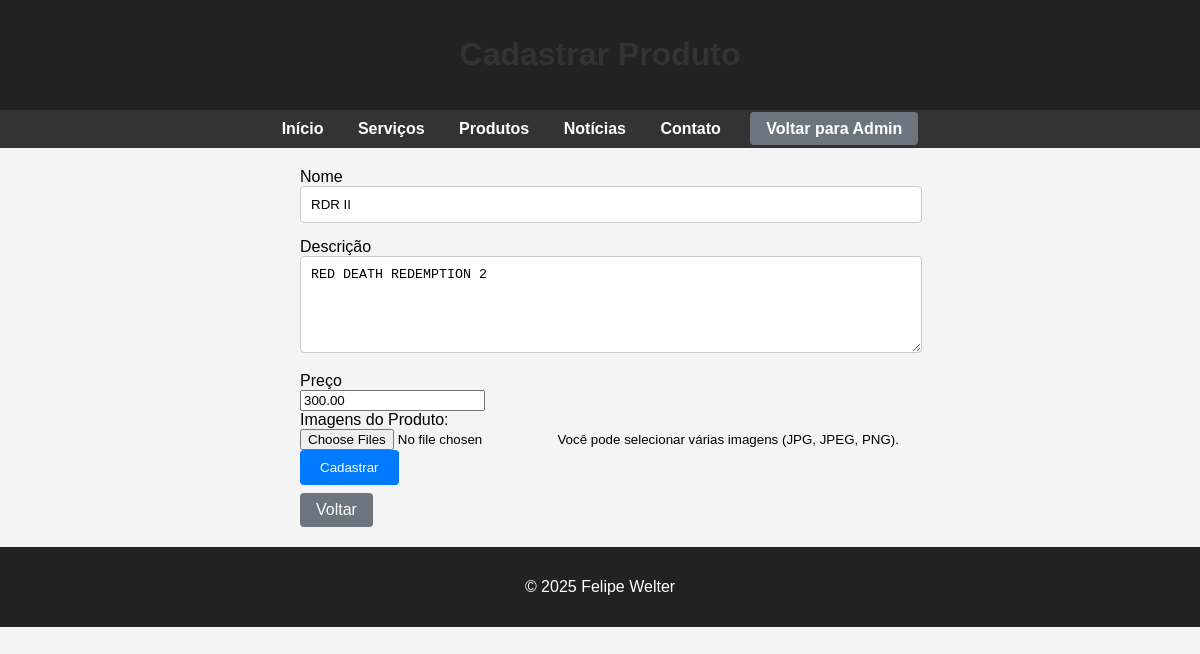
The app's page /edit-product/1 (signed in) with its own data.
### app/models.py (models this page shows)
class Produto(db.Model):
    id = db.Column(db.Integer, primary_key=True)
    nome = db.Column(db.String(100), nullable=False)
    descricao = db.Column(db.Text, nullable=False)
    preco = db.Column(db.Float, nullable=False)
    data_cadastro = db.Column(db.DateTime, default=datetime.utcnow)
    imagens = db.relationship('ImagemProduto', back_populates='produto', cascade='all, delete-orphan')

### app/routes.py (the view, shortened to what this page needs)
@main.route('/edit-product/<int:id>', methods=['GET', 'POST'])
@login_required
def edit_product(id):
    produto = Produto.query.get_or_404(id)
    form = ProdutoForm(obj=produto)
    return render_template('add_product.html', form=form, produto=produto)

### app/forms.py
class ProdutoForm(FlaskForm):
    nome = StringField('Nome', validators=[DataRequired()])
    descricao = TextAreaField('Descrição', validators=[DataRequired()])
    preco = DecimalField('Preço', validators=[DataRequired(), NumberRange(min=0)])
    imagens = MultipleFileField('Imagens', validators=[
        FileAllowed(['jpg', 'jpeg', 'png', 'gif'], 'Apenas arquivos de imagem são permitidos.')
    ])
    submit = SubmitField('Cadastrar')

### app/routes.py (called while the page is built)
def login_required(func):
    from functools import wraps
    @wraps(func)
    def wrapper(*args, **kwargs):
        if 'admin_id' not in session:
            return redirect(url_for('main.login'))
        return func(*args, **kwargs)
    return wrapper

### app/templates/add_product.html (shortened to what this page needs)
<!DOCTYPE html>
<html lang="pt-br">
<head>
</head>
<body>
  <header>
    <h1>Cadastrar Produto</h1>
  </header>
  <nav>
    <a href="{{ url_for('main.home') }}">Início</a>
    <a href="{{ url_for('main.services') }}">Serviços</a>
    <a href="{{ url_for('main.products') }}">Produtos</a>
    <a href="{{ url_for('main.news') }}">Notícias</a>
    <a href="{{ url_for('main.contact') }}">Contato</a>
    <a href="{{ url_for('main.admin') }}" class="btn btn-secondary"
      style="background-color: #6c757d; color: #fff; padding: 8px 16px; border-radius: 4px; text-decoration: none; margin-left: 10px;">Voltar
      para Admin</a>
  </nav>
  <div class="container">
    <form method="POST" enctype="multipart/form-data">
      <div>
        {{ form.nome.label }}<br>
        {{ form.nome(size=40) }}
      </div>
      <div>
        {{ form.descricao.label }}<br>
        {{ form.descricao(rows=5, cols=40) }}
      </div>
      <div>
        {{ form.preco.label }}<br>
        {{ form.preco(step="0.01") }}
      </div>
      <div>
        <label for="imagens">Imagens do Produto:</label><br>
        {{ form.imagens(class_="form-control", multiple=True) }}
        <small>Você pode selecionar várias imagens (JPG, JPEG, PNG).</small>
      </div>
      <div>
        {{ form.submit(class_="btn btn-primary") }} <br>
        <a href="{{ url_for('main.admin_products') }}" class="btn btn-secundary"
          style="background-color: #6c757d; color: #fff; padding: 8px 16px; border-radius: 4px; text-decoration: none; margin-top: 8px; display: inline-block;">Voltar</a>
      </div>
    </form>
  </div>
  <footer>
    <p>&copy; 2025 Felipe Welter</p>
  </footer>
</body>
</html>

### app/templates/style.html (style rules this page uses)
body { background-color: #f4f4f4; font-family: Arial, sans-serif; margin: 0; padding: 0; }
header, footer { background-color: #222; color: #fff; text-align: center; padding: 15px; }
nav { background-color: #333; padding: 10px; text-align: center; }
nav a { color: #fff; margin: 0 15px; text-decoration: none; font-weight: bold; }
.container { padding: 20px; }
h1, h2 { color: #333; }
form { max-width: 600px; margin: auto; }
input[type="text"], textarea { width: 100%; padding: 10px; margin-bottom: 15px; border: 1px solid #ccc; border-radius: 4px; }
input[type="submit"], button { background-color: #007BFF; color: white; border: none; padding: 10px 20px; border-radius: 4px; cursor: pointer; }

### records on screen
Produto: nome "RDR II", descricao "RED DEATH REDEMPTION 2", preco "300.00"
